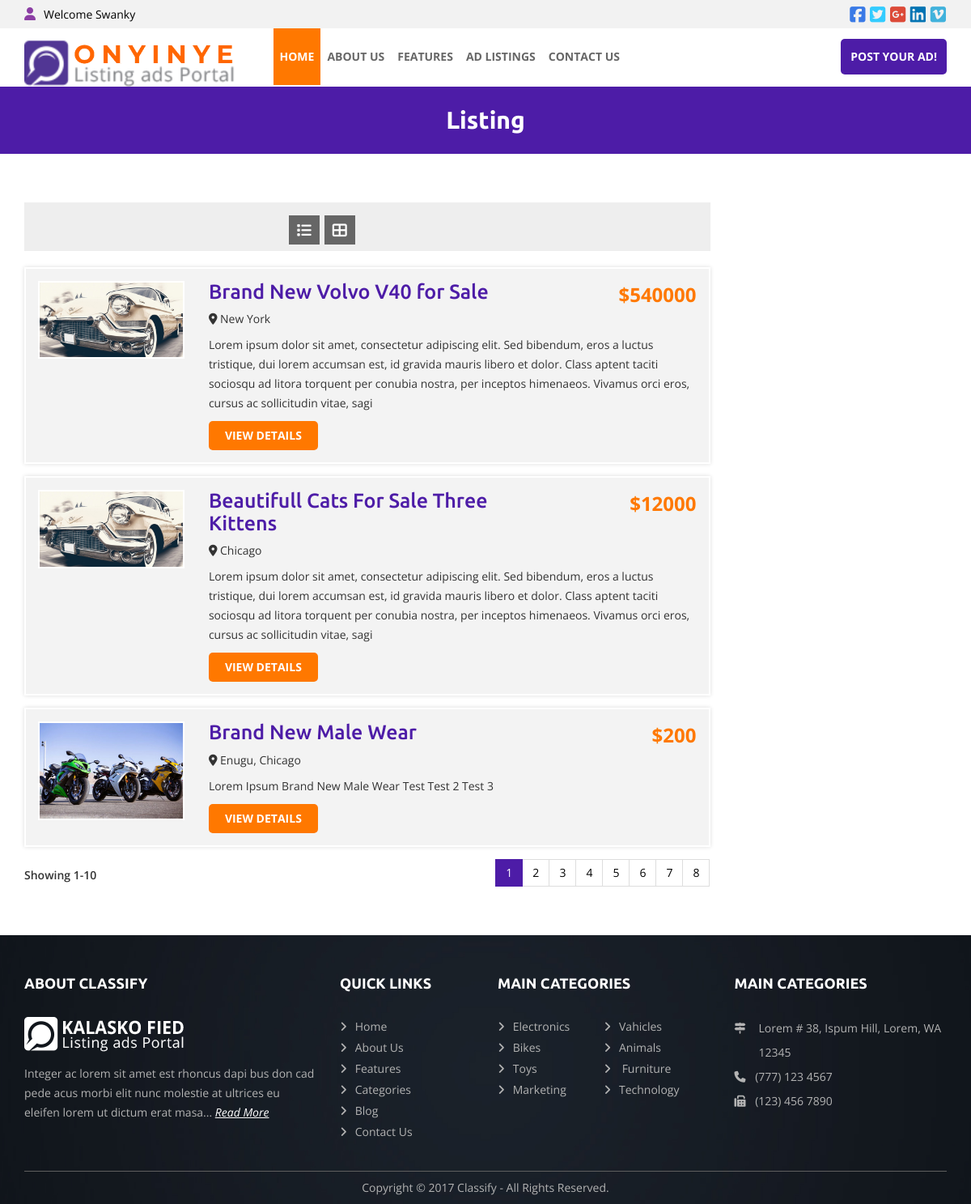
The page /listing.php on the database its author committed.
### tables this page shows
CREATE TABLE `products` (
  `id` int(11) NOT NULL,
  `product` text NOT NULL,
  `price` text NOT NULL,
  `location` text NOT NULL,
  `seller` text NOT NULL,
  `description` text NOT NULL,
  `color` text NOT NULL,
  `size` text NOT NULL,
  `img1` text NOT NULL,
  `img2` text NOT NULL,
  `img3` text NOT NULL,
  `img4` text NOT NULL,
  `status` text NOT NULL,
  `date` datetime NOT NULL
);

### listing.php (the view, shortened to what this page needs)
<?php
include "connection.php";
?>
<!DOCTYPE html>
<html lang="en">
<?php include "head.php"; ?>
<body>
<?php include "topbar.php"; ?>
<?php include "header.php"; ?>
<div class="inner-heading">
  <div class="container">
    <h1>Listing</h1>
  </div>
</div>
<div class="inner-wrap listing">
  <div class="container">
    <div class="row">
      <div class="col-md-9 col-sm-8">
        <div class="sortbybar">
          <div class="sortbar">
            <div class="row">
              <div class="col-md-6 col-sm-6 col-xs-4">
                <div class="listingBar">
                  <div class="listIcon"><a href="listing.php"><i class="fa fa-list" aria-hidden="true"></i></a></div>
                  <div class="boxesIcon"><a href="grid.php"><i class="fa fa-th-large" aria-hidden="true"></i></a></div>
                  <div class="clearfix"></div>
                </div>
              </div>
            </div>
          </div>
        </div>
        <ul class="listService">
          <?php
      $query=mysqli_query($link, "SELECT * from products");
      while ( $fetch=mysqli_fetch_array($query)) {
      ?>
          <li>
            <div class="listWrpService">
              <div class="row">
                <div class="col-md-3 col-sm-3">
                  <div class="listImg"><img src="product_images/<?php echo $fetch['img1']; ?>" alt=""></div>
                </div>
                <div class="col-md-9 col-sm-9">
                  <div class="row">
                    <div class="col-md-8 col-sm-8 col-xs-8">
                      <h3><a href="detail-page.php?id=<?php echo $fetch['id']; ?>"><?php echo $fetch['product']; ?></a></h3>
                    </div>
                    <div class="col-md-4 col-sm-4 col-xs-4">
                      <div class="dollar">$<?php echo $fetch['price']; ?></div>
                    </div>
                  </div>
                  <div class="location"><i class="fa fa-map-marker" aria-hidden="true"></i> <?php echo $fetch['location']; ?></div>
                  <p><?php echo substr($fetch['description'], 0, 300); ?> </p>
                  <div class="view-btn"><a href="detail-page.php?id=<?php echo $fetch['id']; ?>">View Details</a></div>
                </div>
              </div>
            </div>
          </li>
          <?php
        }
        ?>
          </ul>
        <div class="pagiWrap">
          <div class="row">
            <div class="col-md-4 col-sm-4">
              <div class="showreslt">Showing 1-10</div>
            </div>
            <div class="col-md-8 col-sm-8">
              <ul class="pagination">
                <li class="active"><a href="#">1</a></li>
                <li><a href="#">2</a></li>
                <li><a href="#">3</a></li>
                <li><a href="#">4</a></li>
                <li><a href="#">5</a></li>
                <li><a href="#">6</a></li>
                <li><a href="#">7</a></li>
                <li><a href="#">8</a></li>
              </ul>
            </div>
          </div>
        </div>
      </div>
    </div>
  </div>
</div>
<?php include "footer.php"; ?>
</body>
</html>

### css/style.css (style rules this page uses)
* { margin:0; padding:0; }
body { font-family: 'Open Sans', sans-serif; }
img { max-width:100%; }
a { -webkit-transition: all .3s ease; -moz-transition: all .3s ease; transition: all .3s ease; }
ul, ol { list-style:none; }
h1, h2, h3, h4, h5, h6 { font-family: 'Ubuntu', sans-serif; }
p { font-size:14px; line-height:24px; color:#333; }
h1 { font-size: 45px; }
h3 { font-size: 25px; }
.view-btn { text-align:center; margin-top:40px; }
.view-btn a { text-decoration:none; background:#ff7800; font-size:16px; text-transform:uppercase; -webkit-border-radius: 5px; -moz-border-radius: 5px; border-radius: 5px; display: inline-block; text-align:center; color:#fff; padding: 14px 24px; font-weight:bold; }
.inner-heading { padding:25px 0; background:#4d1ca7; }
.inner-heading h1 { font-size:30px; color:#fff; font-weight:bold; text-align:center; margin:0; }
.inner-wrap { padding:60px 0; }
.listWrpService { border:2px solid #fff; padding:15px; background: #f3f3f3; box-shadow: 0 0 5px rgba(0, 0, 0, 0.14); margin:15px 0; }
.listService h3 { margin-top:0; }
.listService h3 a { text-decoration:none; color:#4d1ca7; }
.listService .view-btn { margin:0; text-align:left; }
.listService .view-btn a { padding:8px 20px; font-size: 14px; }
.location { margin-bottom:10px; }
.dollar { text-align:right; font-size:24px; font-weight:bold; color:#ff7800; }
.listImg { overflow:hidden; border: 2px solid #fff; display: inline-block; }
.listImg img { -moz-transition: all 0.3s; -webkit-transition: all 0.3s; transition: all 0.3s; }
.sortbybar { margin-bottom: 20px; }
.sortbar { background:#eee; padding:12px 20px; }
.listingBar { float:right; }
.listIcon { float:left; margin-right:6px; padding-top: 10px; }
.listIcon a { text-decoration:none; background:#666; padding:6px 10px; color: #fff; font-size: 18px; }
.boxesIcon { float:left; padding-top: 10px; }
.boxesIcon a { text-decoration:none; background:#666; padding:6px 10px; color: #fff; font-size: 18px; }
.pagiWrap .showreslt { font-size:14px; font-weight:600; margin-top:10px; }
.pagiWrap .pagination { text-align:right; margin:0; float:right; }
.pagination>li:first-child>a, .pagination>li:first-child>span, .pagination>li:last-child>a, .pagination>li:last-child>span { border-radius:0; }
.pagination li a:hover, .pagination li.active a { background:#4d1ca7; border:1px solid #4d1ca7; color:#fff; }
.pagination>li>a, .pagination>li>span { color:#000; }

### rows shown on the page
products: img1 (picture), product "Brand New Volvo V40 for Sale", price "540000", location "New York", description "Lorem ipsum dolor sit amet, consectetur adipiscing elit. Sed bibendum, eros a luctus tristique, dui lorem accumsan est, id gravida mauris libero et dolor. Class aptent taciti sociosqu ad litora torquent per conubia nostra, per inceptos himenaeos. Vivamus orci eros, cursus ac sollicitudin vitae, sagi"
products: img1 (picture), product "Beautifull Cats For Sale Three Kittens", price "12000", location "Chicago", description "Lorem ipsum dolor sit amet, consectetur adipiscing elit. Sed bibendum, eros a luctus tristique, dui lorem accumsan est, id gravida mauris libero et dolor. Class aptent taciti sociosqu ad litora torquent per conubia nostra, per inceptos himenaeos. Vivamus orci eros, cursus ac sollicitudin vitae, sagi"
products: img1 (picture), product "Brand New Male Wear", price "200", location "Enugu, Chicago", description "Lorem Ipsum Brand New Male Wear Test Test 2 Test 3"
